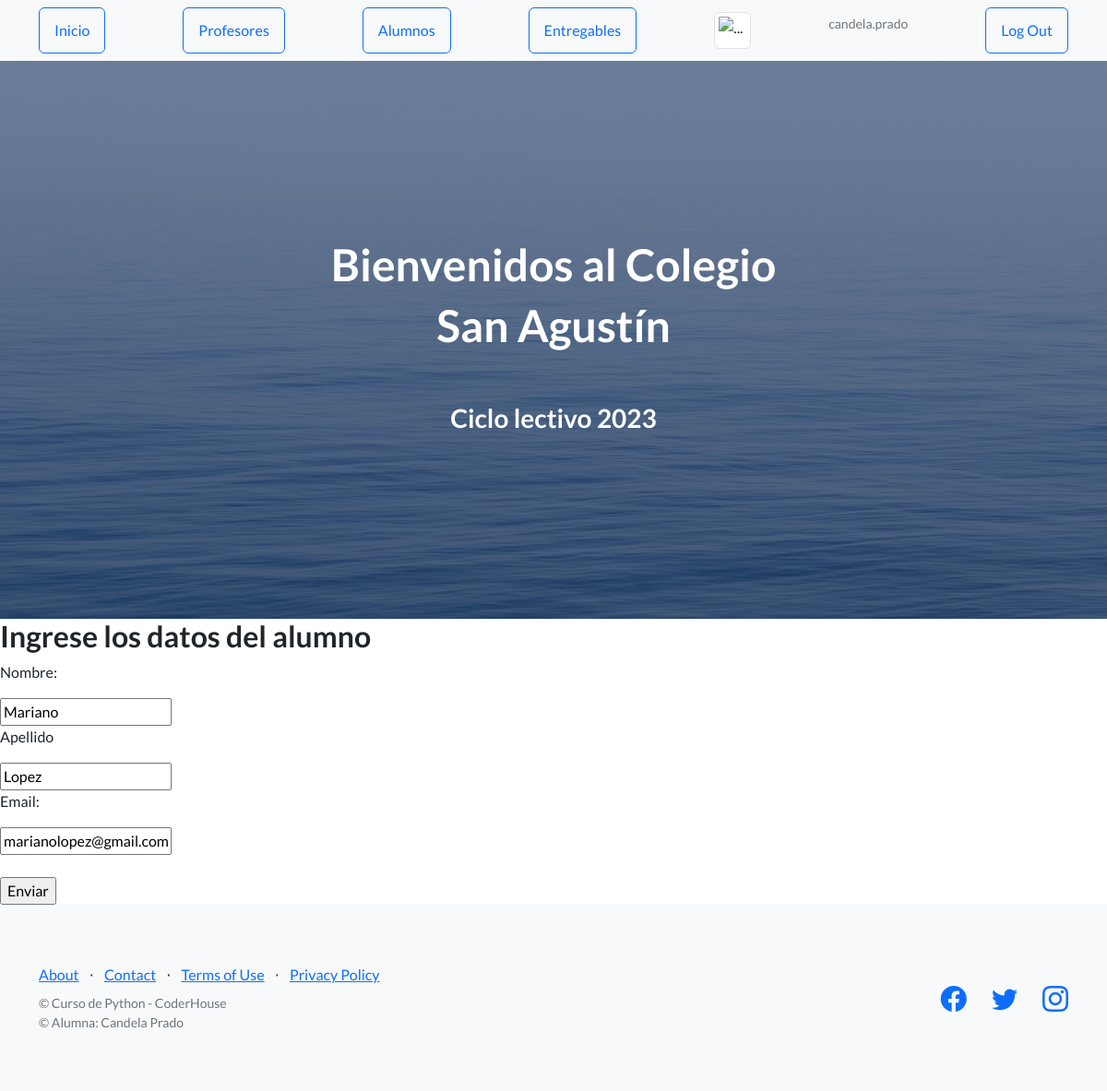
/editar_alumno/2 (signed in), run on the app's committed database.
### AppColegio/models.py (models this page shows, shortened)
class Alumno(models.Model):
    nombre= models.CharField(max_length=30)
    apellido= models.CharField(max_length=30)
    email= models.EmailField()

### AppColegio/views.py (the view)
# urls.py: path("editar_alumno/<int:id>" , views.editar , name="editar_alumno"),
def editar(request , id):
    alumno = Alumno.objects.get(id=id)
    if request.method == "POST":
        mi_formulario = Alumno_Form( request.POST )
        if mi_formulario.is_valid():
            datos = mi_formulario.cleaned_data
            alumno.nombre = datos['nombre']
            alumno.apellido = datos['apellido']
            alumno.email = datos['email']
            alumno.save()
            alumno = Alumno.objects.all()
            return render(request , "alumnos.html" , {"alumnos": alumnos})
    else:
        mi_formulario = Alumno_Form(initial={'nombre':alumno.nombre , "apellido":alumno.apellido , "email":alumno.email})
    return render( request , "editar_alumno.html" , {"mi_formulario":mi_formulario, "alumno": alumno})

### AppColegio/forms.py
class Alumno_Form(forms.Form):
    nombre= forms.CharField(max_length=30)
    apellido= forms.CharField(max_length=30)
    email= forms.EmailField()

### AppColegio/templates/editar_alumno.html (shortened to what this page needs)
{% extends  "padre.html" %}
{% load static %}
{% block contenido %}
<h2>Ingrese los datos del alumno</h2>
    <form action="{% url 'editar_alumno' alumno.id %}" method="POST">
        <p>Nombre:</p>
        {{mi_formulario.nombre}}
        <p>Apellido</p>
        {{mi_formulario.apellido}}
        <p>Email:</p>
        {{mi_formulario.email}}
        <br>
        <br>
        <input type="submit" value="Enviar">
    </form>
{% endblock %}

### AppColegio/templates/padre.html (shortened to what this page needs)
<!DOCTYPE html>
<html lang="en">
    <head>
        {% load static %}
        <link href="https://cdn.jsdelivr.net/npm/bootstrap-icons@1.5.0/font/bootstrap-icons.css" rel="stylesheet" type="text/css" />
        <link href="{% static 'AppColegio/css/styles.css' %}" rel="stylesheet" />
    </head>
    <body>
        <nav class="navbar navbar-light bg-light static-top">
            <div class="container">
                <a href="{% url 'inicio' %}" class="btn btn-outline-primary">Inicio</a>
                <a href="{% url 'profesores' %}" class="btn btn-outline-primary">Profesores</a>
                <a href="{% url 'alumnos' %}" class="btn btn-outline-primary">Alumnos</a>
                <a href="{% url 'entregables' %}" class="btn btn-outline-primary">Entregables</a>
                {% if request.user.is_authenticated %}
                    <img src="{{ url }}" class="img-thumbnail" alt="..." width="40px" height="40px">
                    <p class="text-muted small">{{user.username}}</p>
                    <a href="{% url 'logout' %}" class="btn btn-outline-primary">Log Out</a>
                {% endif %}
            </div>
        </nav>
        <header class="masthead">
            <div class="container position-relative">
                <div class="row justify-content-center">
                    <div class="col-xl-6">
                        <div class="text-center text-white">
                            {% block seccion%}
                            <h1> Bienvenidos al Colegio</h1>
                            <h1> San Agustín</h1>
                            <br>
                            <br>
                            <h3> Ciclo lectivo 2023</h3>
                            {% endblock %}
                        </div>
                    </div>
                </div>
            </div>
        </header>
        {% block contenido %}
        {% endblock %}
        <footer class="footer bg-light">
            <div class="container">
                <div class="row">
                    <div class="col-lg-6 h-100 text-center text-lg-start my-auto">
                        <ul class="list-inline mb-2">
                            <li class="list-inline-item"><a href="#!">About</a></li>
                            <li class="list-inline-item">⋅</li>
                            <li class="list-inline-item"><a href="#!">Contact</a></li>
                            <li class="list-inline-item">⋅</li>
                            <li class="list-inline-item"><a href="#!">Terms of Use</a></li>
                            <li class="list-inline-item">⋅</li>
                            <li class="list-inline-item"><a href="#!">Privacy Policy</a></li>
                        </ul>
                        <p class="text-muted small mb-4 mb-lg-0">&copy; Curso de Python - CoderHouse</p>
                        <p class="text-muted small mb-4 mb-lg-0">&copy; Alumna: Candela Prado</p>
                    </div>
                    <div class="col-lg-6 h-100 text-center text-lg-end my-auto">
                        <ul class="list-inline mb-0">
                            <li class="list-inline-item me-4">
                                <a href="#!"><i class="bi-facebook fs-3"></i></a>
                            </li>
                            <li class="list-inline-item me-4">
                                <a href="#!"><i class="bi-twitter fs-3"></i></a>
                            </li>
                            <li class="list-inline-item">
                                <a href="#!"><i class="bi-instagram fs-3"></i></a>
                            </li>
                        </ul>
                    </div>
                </div>
            </div>
        </footer>
    </body>
</html>

### data on the page
Alumno: nombre "Mariano", apellido "Lopez", email "marianolopez@gmail.com"

### other printed values
{{ user.username }} "candela.prado"
